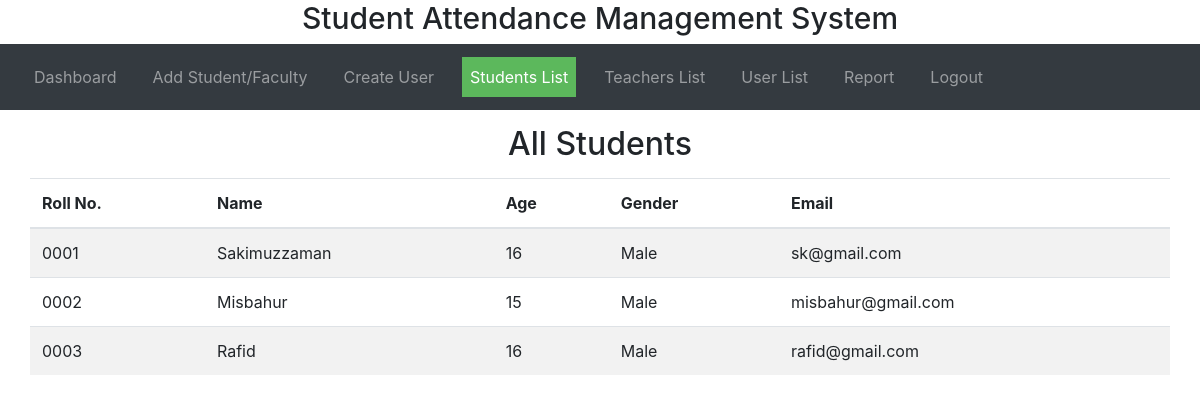
Before: /student-list.php with the older database file.
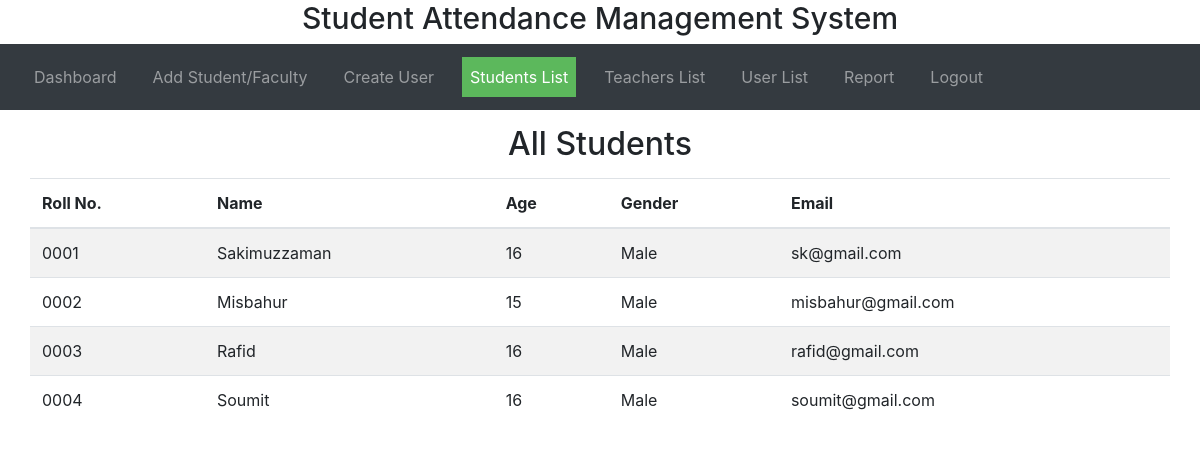
After: the same page with the newer database file.
### tables this page shows
CREATE TABLE `student` (
  `roll_no` varchar(30) NOT NULL,
  `name` varchar(30) NOT NULL,
  `age` varchar(30) NOT NULL,
  `gender` varchar(30) NOT NULL,
  `email` varchar(30) NOT NULL
);

### student-list.php (the view, shortened to what this page needs)
<?php
     $conn = mysqli_connect("localhost", "root","","sams");
?>
<!DOCTYPE html>
<html lang="en">
<head>
  <link rel="stylesheet" href="https://maxcdn.bootstrapcdn.com/bootstrap/4.5.2/css/bootstrap.min.css">
  <link rel="stylesheet" href="css/style.css">
</head>
<body>
<h3 class="header">Student Attendance Management System</h3>
    <nav class="navbar navbar-expand-sm bg-dark navbar-dark">
       <ul class="navbar-nav">
        <li class="nav-item">
          <a class="nav-link" href="admin.php">Dashboard</a>
        </li>
        <li class="nav-item">
          <a class="nav-link" href="admin-add-user.php">Add Student/Faculty</a>
        </li>
        <li class="nav-item">
          <a class="nav-link" href="create-user.php">Create User</a>
        </li>
        <li class="nav-item">
          <a class="nav-link active" href="student-list.php">Students List</a>
        </li>
        <li class="nav-item">
          <a class="nav-link" href="teacher-list.php">Teachers List</a>
        </li>
        <li class="nav-item">
          <a class="nav-link" href="user-list.php">User List</a>
        </li>
        <li class="nav-item">
          <a class="nav-link" href="report.php">Report</a>
        </li>
        <li class="nav-item">
          <a class="nav-link" href="login.php">Logout</a>
        </li>
      </ul>
    </nav>
<h2 style="text-align:center; margin: 15px 0;">All Students</h2>
<div class="container">
  <div class="row">
    <table class="table table-striped table-hover">
        <thead>
        <tr>
          <th scope="col">Roll No.</th>
          <th scope="col">Name</th>
          <th scope="col">Age</th>
          <th scope="col">Gender</th>
          <th scope="col">Email</th>
        </tr>
        </thead>
     <?php
       $all_query = mysqli_query($conn, "SELECT * from student ORDER BY roll_no asc");
       while ($data = mysqli_fetch_array($all_query)) {
       ?>
       <tr>
         <td><?php echo $data['roll_no']; ?></td>
         <td><?php echo $data['name']; ?></td>
         <td><?php echo $data['age']; ?></td>
         <td><?php echo $data['gender']; ?></td>
         <td><?php echo $data['email']; ?></td>
       </tr>
       <?php
            }
        ?>
      </table>
  </div>
</div>
</body>
</html>

Changed rows visible on the page:
added student: roll_no "0004", name "Soumit", age "16", gender "Male", email "soumit@gmail.com"
